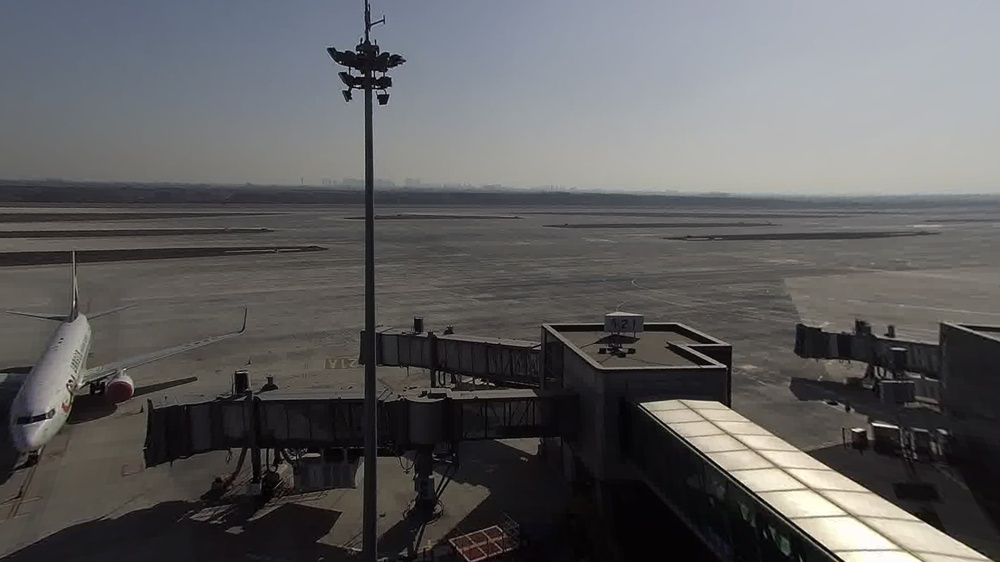
#> input picture undistortion/test/img1/000010.jpg, 1000 x 562 px, shrunk from 1920 x 1080 before the run, found by its file name
$ python undistortion.py
#> lines starting #> are read from the running program, lines starting #| are printed output that depends on the picture
import os
import cv2
import numpy as np


if __name__ == "__main__":
    root_path = "/home/antenna/ssd/ImageStitching/test"

    # camera = "img1"
    # camera = "img2"
    # camera = "img3"

    frame = "000010.jpg"

    # for i in range(1, 4):  # [1, 3]
    for i in range(1, 2):  # 1
    # for i in range(3, 4):  # 3
    # for i in range(4, 5):  # 4
    # for i in range(5, 6):  # 5
        camera = "img{}".format(i)

        # img_path_1 = os.path.join(root_path, "img1", frame)  # ref
        img_path_1 = os.path.join(root_path, camera, frame)  # ref

        img_1 = cv2.imread(img_path_1)
#> img_1 is the input picture: shape (562, 1000, 3); mean B, G, R 94.8, 94.2, 94.8
        img_shape = img_1.shape
#> img_shape = (562, 1000, 3)

        P = np.array(
            [[img_shape[1]/2/1.3, 0            , img_shape[1]/2],
            [0                 , img_shape[0]/2, img_shape[0]/2],
            [0                 , 0             , 1]
            ])
        K = np.array([-0.09, 0.01, 0.0, 0])  # cam1
        # K = np.array([-0.1, 0.01, 0, 0])  # cam3
        # K = np.array([-0.09, 0.01, 0, 0])  # cam4
        # K = np.array([-0.11, 0.01, 0, 0])  # cam5

        img_res = cv2.undistort(img_1, P, K)
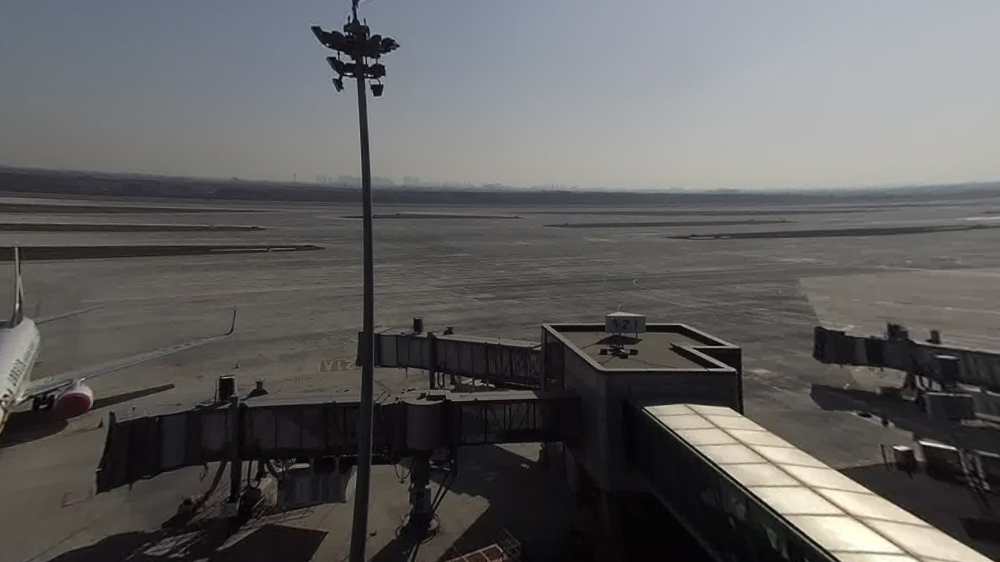
#> img_res: shape (562, 1000, 3); mean B, G, R 94.6, 94.9, 95.7
        cv2.imwrite("res_{}_{}".format(camera, frame), img_res)
